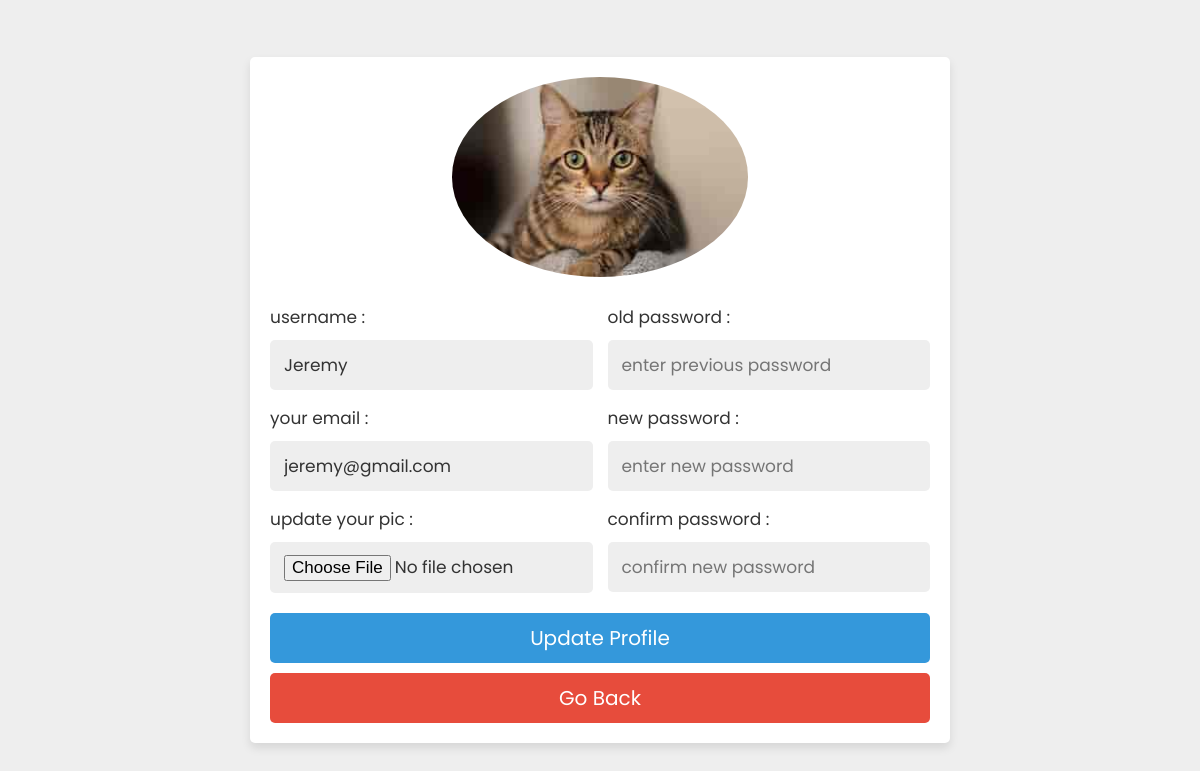
The app's page /update_profile.php (signed in) with its own data.
### tables this page shows
CREATE TABLE `user_form` (
  `id` int(100) NOT NULL,
  `unique_id` int(255) NOT NULL,
  `firstname` varchar(100) NOT NULL,
  `email` varchar(100) NOT NULL,
  `cpnum` varchar(11) NOT NULL,
  `password` varchar(100) NOT NULL,
  `image` varchar(100) NOT NULL,
  `middlename` varchar(100) NOT NULL,
  `lastname` varchar(100) NOT NULL,
  `age` int(100) NOT NULL,
  `address` varchar(255) NOT NULL,
  `gender` enum('male','female') NOT NULL,
  `status` varchar(255) NOT NULL
);

### update_profile.php (the view, shortened to what this page needs)
<?php
include 'php/config.php';
$user_id = $_SESSION['user_id'];
?>
<!DOCTYPE html>
<html lang="en">
<head>
   <link rel="stylesheet" href="css/style.css">
</head>
<body>
<div class="update-profile">
   <?php
      $select = mysqli_query($conn, "SELECT * FROM `user_form` WHERE id = '$user_id'") or die('query failed');
      if(mysqli_num_rows($select) > 0){
         $fetch = mysqli_fetch_assoc($select);
      }
   ?>
   <form action="" method="post" enctype="multipart/form-data">
      <?php
         if($fetch['image'] == ''){
            echo '<img src="images/default-avatar.png">';
         }else{
            echo '<img src="uploaded_img/'.$fetch['image'].'">';
         }
      ?>
      <div class="flex">
         <div class="inputBox">
            <span>username :</span>
            <input type="text" name="update_name" value="<?php echo $fetch['firstname']; ?>" class="box">
            <span>your email :</span>
            <input type="email" name="update_email" value="<?php echo $fetch['email']; ?>" class="box">
            <span>update your pic :</span>
            <input type="file" name="update_image" accept="image/jpg, image/jpeg, image/png" class="box">
         </div>
         <div class="inputBox">
            <span>old password :</span>
            <input type="password" name="update_pass" placeholder="enter previous password" class="box">
            <span>new password :</span>
            <input type="password" name="new_pass" placeholder="enter new password" class="box">
            <span>confirm password :</span>
            <input type="password" name="confirm_pass" placeholder="confirm new password" class="box">
         </div>
      </div>
      <input type="submit" value="Update Profile" name="update_profile" class="btn">
      <a href="home.php" class="delete-btn">Go Back</a>
   </form>
</div>
</body>
</html>

### css/style.css (style rules this page uses)
:root { --blue:#3498db; --dark-blue:#2980b9; --red:#e74c3c; --dark-red:#c0392b; --black:#333; --white:#fff; --light-bg:#eee; --box-shadow:0 5px 10px rgba(0,0,0,.1); }
* { font-family: 'Poppins', sans-serif; margin:0; padding:0; box-sizing: border-box; outline: none; border: none; text-decoration: none; }
.btn, .delete-btn { width: 100%; border-radius: 5px; padding:10px 30px; color:var(--white); display: block; text-align: center; cursor: pointer; font-size: 20px; margin-top: 10px; }
.btn { background-color: var(--blue); }
.delete-btn { background-color: var(--red); }
.update-profile { min-height: 100vh; background-color: var(--light-bg); display: flex; align-items: center; justify-content: center; padding:20px; }
.update-profile form { padding:20px; background-color: var(--white); box-shadow: var(--box-shadow); text-align: center; width: 700px; text-align: center; border-radius: 5px; }
.update-profile form img { height: 200px; width: 200p; border-radius: 50%; object-fit: cover; margin-bottom: 5px; }
.update-profile form .flex { display: flex; justify-content: space-between; margin-bottom: 20px; gap:15px; }
.update-profile form .flex .inputBox { width: 49%; }
.update-profile form .flex .inputBox span { text-align: left; display: block; margin-top: 15px; font-size: 17px; color:var(--black); }
.update-profile form .flex .inputBox .box { width: 100%; border-radius: 5px; background-color: var(--light-bg); padding:12px 14px; font-size: 17px; color:var(--black); margin-top: 10px; }

### records on screen
user_form: image (picture), update_name "Jeremy", update_email "jeremy@gmail.com"
